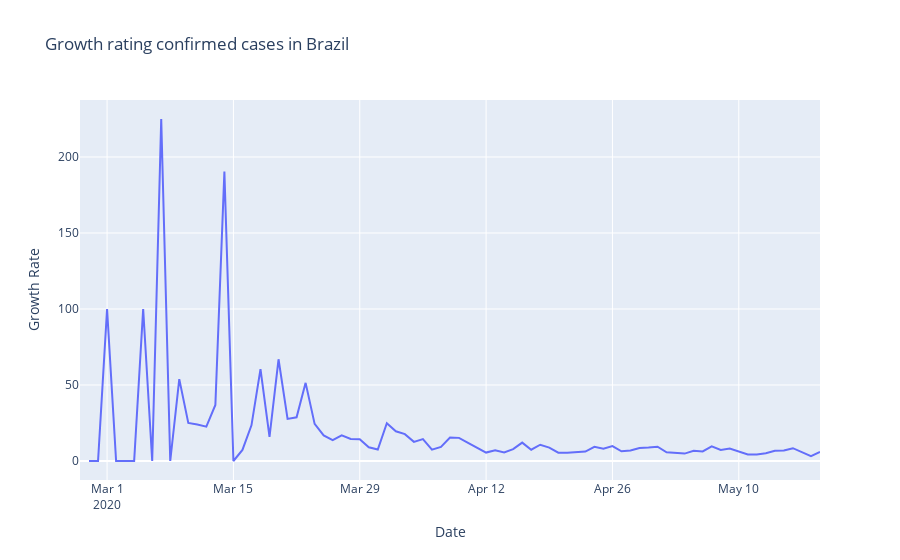

Write notebook code for a chart like this one.
### Code cell
primeiro_dia = df2['observation_date'].loc[df2['confirmed'] > 0].min()

px.line(x=pd.date_range(primeiro_dia, df2['observation_date'].max())[1:],
        y=tx_dia, title="Growth rating confirmed cases in Brazil ", 
        labels={'y':'Growth Rate', 'x':'Date'})
